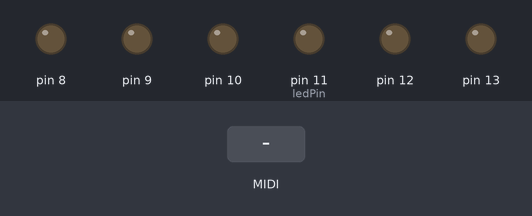
This sketch was run on a simulated Arduino Uno, built for the host (arithmetic inside an expression is 32-bit, double 64-bit). On the bench: output pins drawn as LEDs (lit = HIGH). The test bench sets the inputs (shaded band). MIDI output is not drawn.

Above: at 1.2 s.
1.3 s: MIDI note 36 received
At 1.45 s:
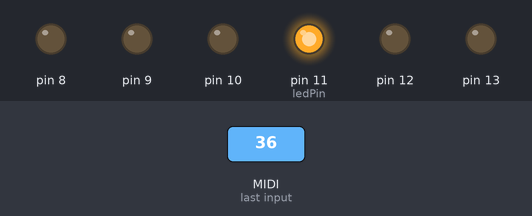
Timing chart, 0 to 4.3 s (numbered marks = the images above; inputs shaded):
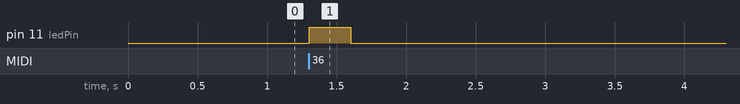

Measured:
- after the input at 1.3 s, pin 11 (ledPin): LOW → HIGH at once, → LOW 0.30 s later

The sketch:

MidiJoy1.ino
```cpp
// A8MidiJoy
// Atari 8-Bit Music Interface Teensy / Teensyduino Code
// based on A8F for 2600 by Sebastian Tomczak (little-scale)
// adapted for Atari 8-bit by Frederik Holst (2014)
// http://www.phobotron.de/midijoy_en.html

/* Atari 8-Bit and Teensy Hardware Setup:

Atari Player 1 Pin 1 ---> Teensy Port B0 (digital pin 0)
Atari Player 1 Pin 2 ---> Teensy Port B1 (digital pin 1)
Atari Player 1 Pin 3 ---> Teensy Port B2 (digital pin 2)
Atari Player 1 Pin 4 ---> Teensy Port B3 (digital pin 3)
Atari Player 1 Pin 6 ---> Teensy Port B7 (digital pin 4)
Atari Player 1 Pin 8 ---> Teensy Ground

Atari Player 2 Pin 1 ---> Teensy Port F4 (digital pin 19)
Atari Player 2 Pin 2 ---> Teensy Port F5 (digital pin 18)
Atari Player 2 Pin 3 ---> Teensy Port F6 (digital pin 17)
Atari Player 2 Pin 4 ---> Teensy Port F7 (digital pin 16)
Atari Player 2 Pin 6 ---> Teensy Port B6 (digital pin 15)
For future use: Atari Player 2 Pin 9 ---> Teensy Port D0 (digital pin 5)

OPTIONAL:

Connect a "classic" serial MIDI I/O-board to Teensy Port D2 (RXD, digital pin 7)
and D3 (TXD, digital pin 8) respectively in order to connect older MIDI devices.
Schematics can be found here:
https://www.pjrc.com/teensy/td_libs_MIDI.html

*/

#include <MIDI.h>

byte data; // general working byte for serially-received data

byte channel;
byte pitch;
byte velocity;

int dT = 3000; // delay time for write cycles in microseconds

int voice[] = {255,255,255,255};
int vcount = 0;
int maxvoice = 4; // maximum number of simultaneous voices on the 8-Bit (Atari: 4, C64: 3)
int startchannel = 1; // first MIDI channel to be used - increase this by [maxvoice] if you use more than one interface
const int ledPin = 11;

MIDI_CREATE_DEFAULT_INSTANCE(); // required for MIDI library versions 4.2 and above

// Setup
void setup() {

  Serial.begin(38400);

  pinMode(ledPin, OUTPUT);
  digitalWrite(ledPin, HIGH);

  PORTB = B00000000;
  PORTF = B00000000;

  MIDI.begin(MIDI_CHANNEL_OMNI);
  MIDI.setHandleNoteOn(doNote);
  MIDI.setHandleNoteOff(doNoteOff);

  usbMIDI.setHandleNoteOn(doNote);
  usbMIDI.setHandleNoteOff(doNoteOff);

}


// Main Program
void loop() {
  MIDI.read();
  usbMIDI.read();
}


// Functions
void doNote(byte channel, byte pitch, byte velocity) {

  if (channel > startchannel) {
    vcount = channel-startchannel;
    voice[vcount] = pitch;
  } else {
    for (int x=0;x<=(maxvoice-1);x++) {
      if (voice[x] == 255) {
        vcount = x;
        voice[vcount] = pitch;
        break;
      }
    }
  }

  writeatari(B00000000 | pitch, vcount);
  writeatari(B10000000 | velocity / 8, vcount);

}

void doNoteOff(byte channel, byte pitch, byte velocity) {

  if (channel > startchannel) {
    vcount = channel-startchannel;
    voice[vcount] = 255;
  } else {
    for (int x=(maxvoice-1);x>=0;x--) {
      if (voice[x] == pitch) {
        vcount = x;
        voice[vcount] = 255;
        break;
      }
    }
  }

  writeatari(B10000000, vcount);

}

// WRITING DATA TO THE ATARI

void writeatari(int data, int voice) {

  digitalWrite(ledPin, HIGH);

  DDRB = ~((data & 15) | (voice << 6));
  DDRF = ~(data);

  delayMicroseconds(dT);

  digitalWrite(ledPin, LOW);

}
```
